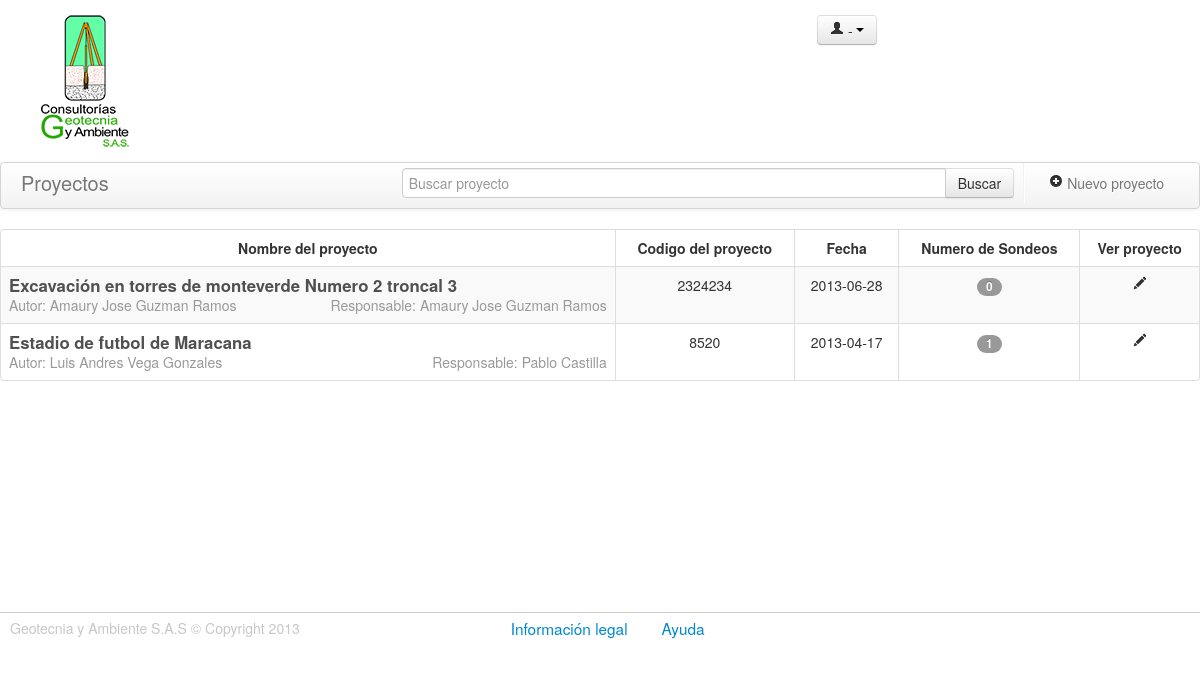
/proyectos.php, run on the app's committed database.
### tables this page shows
CREATE TABLE IF NOT EXISTS `proyectos` (
  `id_proyecto` int(30) NOT NULL AUTO_INCREMENT COMMENT 'Id del proyecto\r\n',
  `codigo_proyecto` int(30) NOT NULL COMMENT 'Codigo unico de proyecto',
  `nombre_proyecto` varchar(200) DEFAULT NULL COMMENT 'Nombre del proyecto',
  `lugar` varchar(200) DEFAULT NULL COMMENT 'Lugar donde se realiza el proyecto\r\n',
  `contratista` varchar(100) DEFAULT NULL COMMENT 'Nombre del contratista\r\n',
  `fecha` date NOT NULL COMMENT 'Fecha del proyecto\r\n',
  `fk_id_autor` int(11) NOT NULL,
  `fk_id_responsable` int(19) NOT NULL,
  `estado` int(11) NOT NULL DEFAULT '1',
  PRIMARY KEY (`id_proyecto`),
  UNIQUE KEY `codigo_proyecto` (`codigo_proyecto`),
  KEY `fk_id_autor` (`fk_id_autor`),
  KEY `fk_id_responsable` (`fk_id_responsable`)
);

CREATE TABLE IF NOT EXISTS `usuarios` (
  `id_usuario` int(30) NOT NULL AUTO_INCREMENT COMMENT 'Id del usuario',
  `cedula` int(30) NOT NULL COMMENT 'Cedula de los usuarios del sistema\r\n',
  `nombres` varchar(100) NOT NULL COMMENT 'Nombres del usuario',
  `apellidos` varchar(100) NOT NULL COMMENT 'Apellidos usuario',
  `tipo` varchar(100) NOT NULL COMMENT 'Tipo de usuario: Laboratorista , Ingeniero , Administrador.',
  `nombre_usuario` varchar(100) NOT NULL COMMENT 'Nombre de usuario',
  `password` varchar(50) NOT NULL COMMENT 'Contraseña',
  `estado` int(11) NOT NULL,
  PRIMARY KEY (`id_usuario`),
  UNIQUE KEY `cedula` (`cedula`)
);

### includes/proyectos.php (called while the page is built, shortened)
<?php
class proyectos extends DataBase {
	function getDatosProyectos( $busqueda = '' ) {
		$retorno = false;
		$sql = "SELECT
					  p.id_proyecto,
					  p.codigo_proyecto,
					  p.nombre_proyecto,
					  p.lugar,
					  p.contratista,
					  p.fecha,
					  p.fk_id_autor,
					  u.Nombres as nombres_autor,
					  u.apellidos as apellidos_autor,
					  p.fk_id_responsable,
					  r.Nombres as nombres_responsable,
					  r.apellidos as apellidos_responsable,
					  (SELECT count(*) FROM sondeos WHERE fk_idproyecto=p.id_proyecto ) AS cantidad
  				FROM
 					  proyectos p,usuarios u,usuarios r
  				where
  				      p.fk_id_autor=u.id_usuario and p.fk_id_responsable=r.id_usuario and p.estado='1'";
		$respuesta = $this->query($sql);
		if ( $respuesta ) {
			$matriz = array();
			while ( $fila = $respuesta->fetch_object() ) {
				$matriz[] = $fila;
			}
			$retorno = $matriz;
		}
		return $retorno;
	}
}
?>

### proyectos.php (the view, shortened to what this page needs)
<?php
  require_once('includes/proyectos.php');
  $data=$_SESSION['usuario'];
  $proyectosClass = new proyectos();
  if(isset($_GET['busqueda'])){
    $proyectos = $proyectosClass->getDatosProyectos($_GET['busqueda']);
  }
  else{
    $proyectos = $proyectosClass->getDatosProyectos();
  }
?>
<!DOCTYPE html>
<html class="no-js">
  <head>
    <link rel="stylesheet" href="assets/css/bootstrap.css">
    <link rel="stylesheet" href="assets/css/base.css">
    <link rel="stylesheet" href="assets/css/proyectos.css">
    <link rel="stylesheet" href="http://code.jquery.com/ui/1.10.1/themes/base/jquery-ui.css" />
  </head>
  <body>
    <div class="row-fluid header">
      <div class="span2">
        <a href="proyectos.php">
          <figure class="logo"></figure>
        </a>
      </div>
      <h3 class="span4 header-title"> </h3>
      <div class="btn-group span3 offset2 datos-perfil ">
        <a class="btn dropdown-toggle" data-toggle="dropdown" href="#">
          <span><i class="icon-user"></i><?php echo $data['tipo']." - ".$data['nombres']." ".$data['apellidos']; ?></span>
            <span class="caret"></span>
        </a>
      </div>
    </div>
    <div class="row-fluid cuerpo-proyectos">
      <div class="navbar">
        <div class="navbar-inner">
          <div class="container">
            <a class="brand" id="listar" href="proyectos.php" data-toggle="tooltip" title="Click listar todos los proyectos">Proyectos</a>
            <ul class="nav pull-right">
              <li class="divider-vertical"></li>
              <li>
                <a href="#Nuevoproyecto" role="button"  data-toggle="modal">
                  <i  class="icon-plus-sign"></i> Nuevo proyecto
                </a>
              </li>
            </ul>
            <form id="buscarProyecto" action="proyectos.php" class="navbar-form pull-right ">
              <div class="input-append  input-block-level">
                <input type="text" name='busqueda' placeholder="Buscar proyecto" class="input-xxlarge" >
                <button type="submit" class="btn" >Buscar</button>
              </div>
            </form>
          </div>
        </div>
      </div>
      <table id="proyectos" class="table table-hover table-striped table-bordered ">
        <thead>
          <tr>
            <th>Nombre del proyecto</th>
            <th>Codigo del proyecto</th>
            <th>Fecha</th>
            <th>Numero de Sondeos </th>
            <th>Ver proyecto</th>
          </tr>
        </thead>
        <tbody>
          <?php if ( count( $proyectos ) ) : ?>
          <?php foreach ( $proyectos as $proyecto ) : ?>
          <tr>
            <td>
              <a  href="sondeos.php?idp=<?php echo $proyecto->id_proyecto; ?>"><span class="pull-left titulo-proyectos brand"><?php echo $proyecto->nombre_proyecto; ?></span></a>
              <br>
              <span class="muted pull-left">Autor: <?php echo $proyecto->nombres_autor.' '.$proyecto->apellidos_autor ?></span>
              <span class="muted pull-right">Responsable: <?php echo $proyecto->nombres_responsable.' '.$proyecto->apellidos_responsable ?></span>
            </td>
            <td><?php echo $proyecto->codigo_proyecto; ?></td>
            <td><?php echo $proyecto->fecha; ?></td>
            <td>
              <span class="badge"><?php echo $proyecto->cantidad; ?></span>
            </td>
            <td>
              <a href="sondeos.php?idp=<?php echo $proyecto->id_proyecto; ?>"><i class="icon-pencil"></i></a>
            </td>
          </tr>
          <?php endforeach; ?>
          <?php endif ?>
        </tbody>
      </table>
    </div>
    <div class="row-fluid footer ">
      <footer class="span12">
        <p class="copiright span4" >Geotecnia y Ambiente S.A.S &copy; Copyright 2013</p>
        <p class="span6 offset1">
          <a href="#legal" role="button" data-toggle="modal" class="links-footer">Información legal</a>
          <a href="#Ayuda" role="button" data-toggle="modal" class="links-footer">Ayuda</a>
        </p>
      </footer>
    </div>
  </body>
</html>

### assets/css/base.css (style rules this page uses)
.logo { background:url(../img/logo_geotecnia.png) no-repeat; height: 134px; width: 90px; transition:all 0.5s ease-in; }
.header { border-bottom: 1px solid #CCC }
.header-title { margin-top: 100px; font-family: 'Open Sans', sans-serif; font-weight: 500; }
.datos-perfil { margin-top: 15px; }
.copiright { color: #c7c7c7; padding-left: 10px; }
.footer { border-top: 1px solid #CCC; padding: 5px 0 0 0 ; }
a.links-footer { font-size: 1.1em; font-weight: 500; padding-right: 30px; transition:all 0.5s ease-in; }

### assets/css/proyectos.css (style rules this page uses)
.header { border-bottom: none; }
.table td { text-align: center; }
.table th { text-align: center; }
.titulo-proyectos { font-weight:600; font-size: 1.2em; color: #505050; }
.cuerpo-proyectos { min-height:450px; }

### data on the page
proyectos: nombre_proyecto "Excavación en torres de monteverde Numero 2 troncal 3", fk_id_autor.nombres "Amaury Jose", fk_id_autor.apellidos "Guzman Ramos", codigo_proyecto "2324234", fecha "2013-06-28", cantidad "0"
proyectos: nombre_proyecto "Estadio de futbol de Maracana", fk_id_autor.nombres "Luis Andres", fk_id_autor.apellidos "Vega Gonzales", fk_id_responsable.nombres "Pablo", fk_id_responsable.apellidos "Castilla", codigo_proyecto "8520", fecha "2013-04-17", cantidad "1"
